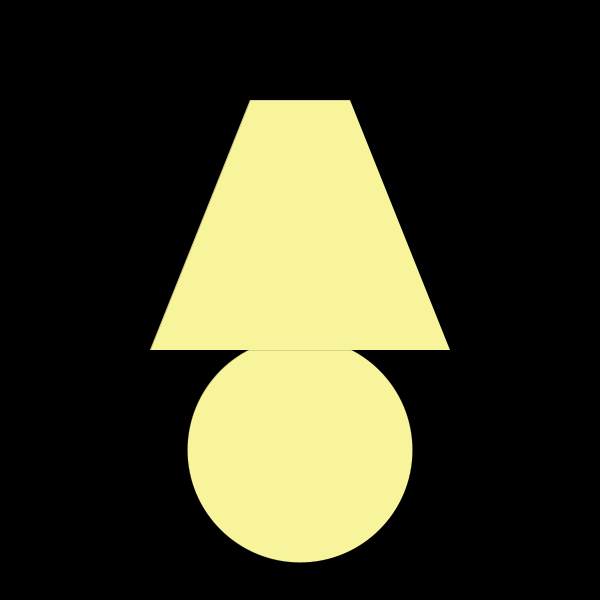
Frame 1 (no input)
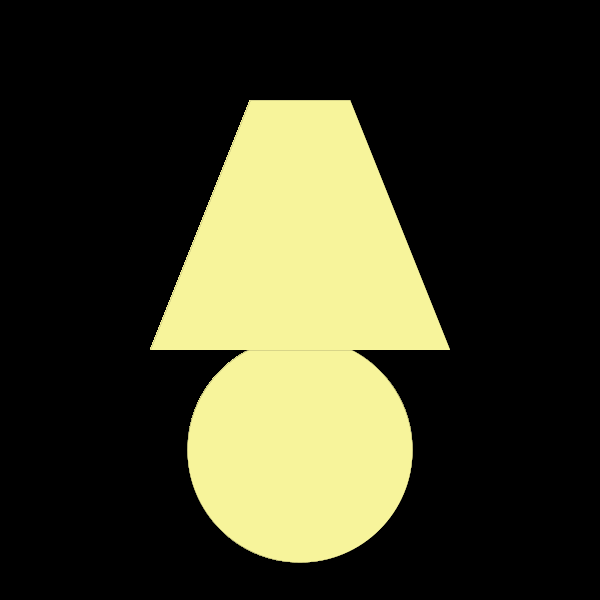
Frame 60 (the mouse pressed at the canvas centre just before this capture)
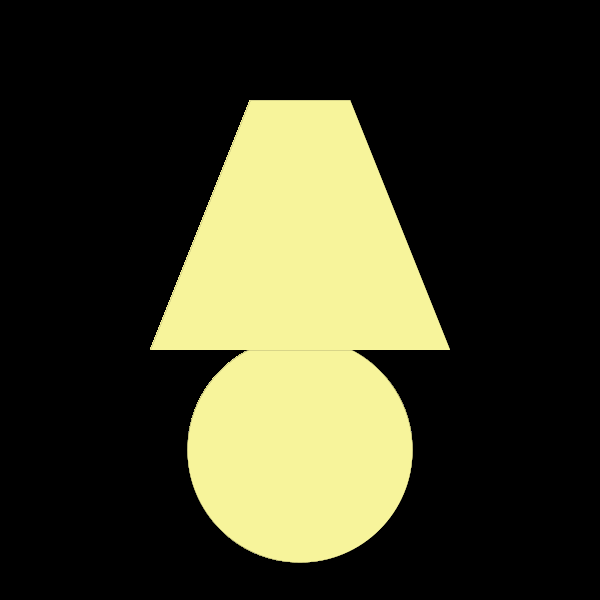
Frame 120 (the mouse held since frame 60 and released just before this capture)

The Processing sketch that drew these frames (run headless with seeded random() and noise(); from frame 60 on, the mouse is pressed at the canvas centre):

// Processing sketch: processing_112494
// ── processing_112494.pde

void setup() {
 size(600, 600);
 background(0);
}

int value =#F7F49B;
void draw() {
   strokeWeight(0);
   stroke(0);
   fill(value);
   ellipseMode(CENTER);
   ellipse(300, 450, 225, 225);
  quad(250,100,350,100,450,350,150,350);
}

void mouseReleased() {
 if(value == 0) {
 value = #F7F49B;
 } else {
 value = 0;
 }
}
